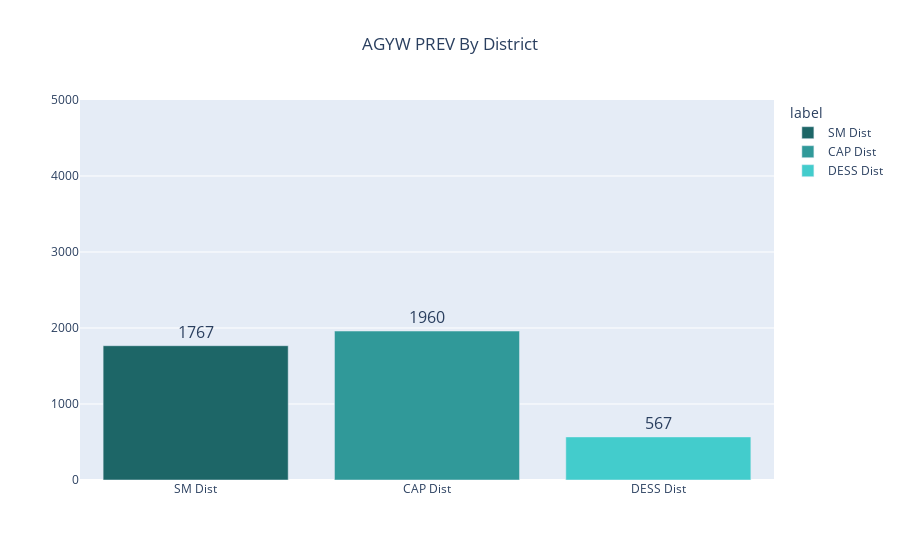

The code cell stored with this chart in its notebook:
### Code cell
fig = px.bar(
    data_commune,
    x="state",
    y="data",
    text="data",
    text_auto=True,
    title="AGYW PREV By District",
    color="label",
    labels={"state":"","data":""},
    color_discrete_map={
        #"FY24 Target":"#1D6667", 
        "SM Dist":"#1D6667",
        "CAP Dist":"#309999",
        "DESS Dist":"#43CCCC",
    #    "PAP Dist":"#75b8d1",
    },
)
fig = fig.update_layout(title_x=0.5)
fig = fig.update_traces(
    textfont_size=16,
    textposition='outside',
    texttemplate='%{y:.0f}' 
)
fig = fig.update_yaxes(range=[0, 5000])
fig
fig.write_image("./rezo/district_agywprev.png")

### Figure 1 — Plotly figure (JSON) as saved in the notebook; plotly's stock layout.template omitted (floating-point values rounded to 4 significant figures)
{"data": [{"alignmentgroup": "True", "hovertemplate": "label=SM Dist<br>=%{text}<extra></extra>", "legendgroup": "SM Dist", "marker": {"color": "#1D6667", "pattern": {"shape": ""}}, "name": "SM Dist", "offsetgroup": "SM Dist", "orientation": "v", "showlegend": true, "text": [1767], "textfont": {"size": 16}, "textposition": "outside", "texttemplate": "%{y:.0f}", "type": "bar", "x": ["SM Dist"], "xaxis": "x", "y": [1767], "yaxis": "y"}, {"alignmentgroup": "True", "hovertemplate": "label=CAP Dist<br>=%{text}<extra></extra>", "legendgroup": "CAP Dist", "marker": {"color": "#309999", "pattern": {"shape": ""}}, "name": "CAP Dist", "offsetgroup": "CAP Dist", "orientation": "v", "showlegend": true, "text": [1960], "textfont": {"size": 16}, "textposition": "outside", "texttemplate": "%{y:.0f}", "type": "bar", "x": ["CAP Dist"], "xaxis": "x", "y": [1960], "yaxis": "y"}, {"alignmentgroup": "True", "hovertemplate": "label=DESS Dist<br>=%{text}<extra></extra>", "legendgroup": "DESS Dist", "marker": {"color": "#43CCCC", "pattern": {"shape": ""}}, "name": "DESS Dist", "offsetgroup": "DESS Dist", "orientation": "v", "showlegend": true, "text": [567], "textfont": {"size": 16}, "textposition": "outside", "texttemplate": "%{y:.0f}", "type": "bar", "x": ["DESS Dist"], "xaxis": "x", "y": [567], "yaxis": "y"}], "layout": {"barmode": "relative", "legend": {"title": {"text": "label"}, "tracegroupgap": 0}, "title": {"text": "AGYW PREV By District", "x": 0.5}, "xaxis": {"anchor": "y", "domain": [0, 1], "title": {"text": ""}}, "yaxis": {"anchor": "x", "domain": [0, 1], "range": [0, 5000], "title": {"text": ""}}}}
